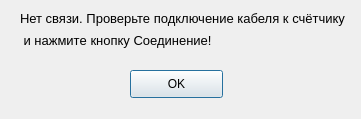
<?xml version="1.0" encoding="UTF-8"?>
<ui version="4.0">
 <class>Dialog_disconnect</class>
 <widget class="QDialog" name="Dialog_disconnect">
  <property name="enabled">
   <bool>true</bool>
  </property>
  <property name="geometry">
   <rect>
    <x>0</x>
    <y>0</y>
    <width>361</width>
    <height>119</height>
   </rect>
  </property>
  <property name="sizePolicy">
   <sizepolicy hsizetype="Fixed" vsizetype="Preferred">
    <horstretch>0</horstretch>
    <verstretch>0</verstretch>
   </sizepolicy>
  </property>
  <property name="acceptDrops">
   <bool>false</bool>
  </property>
  <property name="windowTitle">
   <string>Dialog</string>
  </property>
  <property name="layoutDirection">
   <enum>Qt::LeftToRight</enum>
  </property>
  <widget class="QLabel" name="label">
   <property name="enabled">
    <bool>true</bool>
   </property>
   <property name="geometry">
    <rect>
     <x>20</x>
     <y>10</y>
     <width>341</width>
     <height>16</height>
    </rect>
   </property>
   <property name="sizePolicy">
    <sizepolicy hsizetype="Fixed" vsizetype="Preferred">
     <horstretch>0</horstretch>
     <verstretch>0</verstretch>
    </sizepolicy>
   </property>
   <property name="font">
    <font>
     <pointsize>10</pointsize>
    </font>
   </property>
   <property name="tabletTracking">
    <bool>false</bool>
   </property>
   <property name="text">
    <string>Нет связи. Проверьте подключение кабеля к счётчику</string>
   </property>
  </widget>
  <widget class="QPushButton" name="pushButton">
   <property name="geometry">
    <rect>
     <x>130</x>
     <y>70</y>
     <width>93</width>
     <height>28</height>
    </rect>
   </property>
   <property name="sizePolicy">
    <sizepolicy hsizetype="Fixed" vsizetype="Fixed">
     <horstretch>0</horstretch>
     <verstretch>0</verstretch>
    </sizepolicy>
   </property>
   <property name="tabletTracking">
    <bool>false</bool>
   </property>
   <property name="text">
    <string>OK</string>
   </property>
  </widget>
  <widget class="QLabel" name="label_3">
   <property name="geometry">
    <rect>
     <x>20</x>
     <y>30</y>
     <width>191</width>
     <height>20</height>
    </rect>
   </property>
   <property name="sizePolicy">
    <sizepolicy hsizetype="Fixed" vsizetype="Ignored">
     <horstretch>0</horstretch>
     <verstretch>0</verstretch>
    </sizepolicy>
   </property>
   <property name="font">
    <font>
     <pointsize>10</pointsize>
    </font>
   </property>
   <property name="tabletTracking">
    <bool>false</bool>
   </property>
   <property name="layoutDirection">
    <enum>Qt::LeftToRight</enum>
   </property>
   <property name="autoFillBackground">
    <bool>true</bool>
   </property>
   <property name="text">
    <string> и нажмитe кнопку Cоединение!</string>
   </property>
  </widget>
 </widget>
 <resources/>
 <connections/>
</ui>
